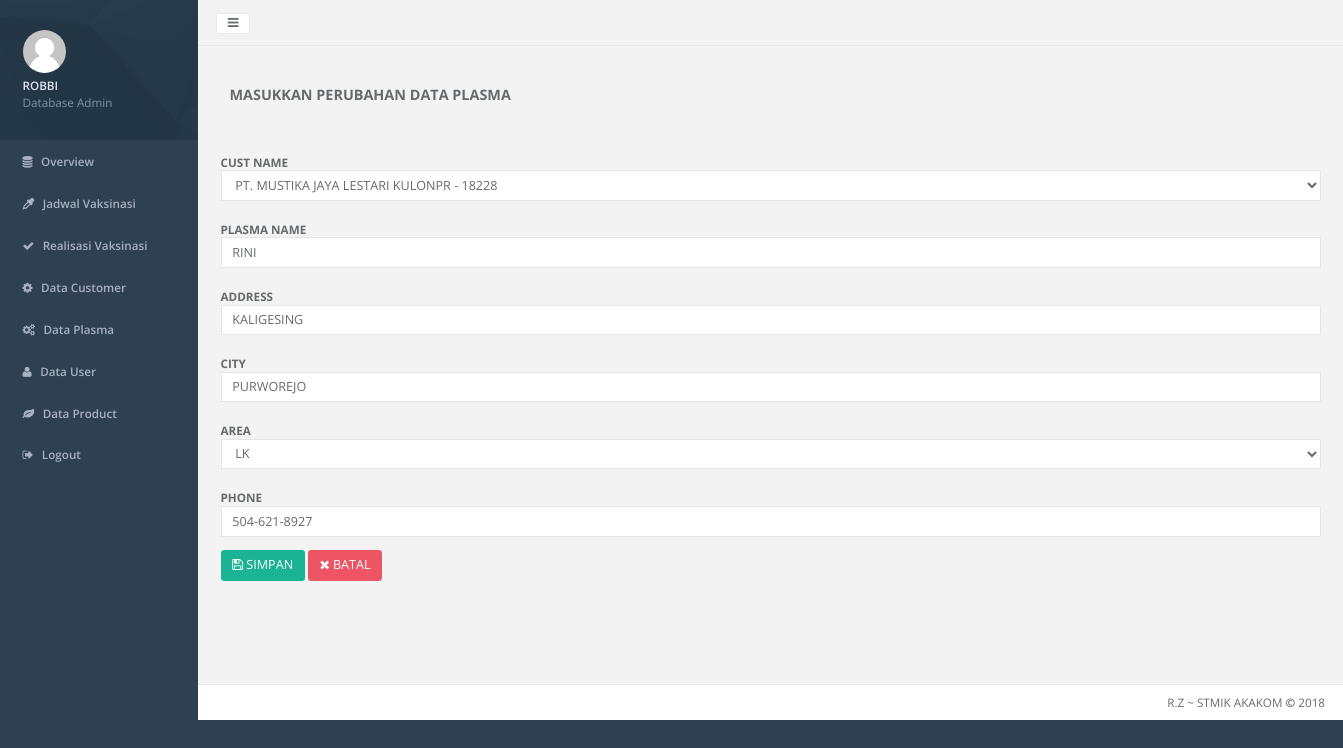
The page /_admin/home.php?hal=plasma-edit&plasmacode=111 (signed in) on the database its author committed.
### tables this page shows
CREATE TABLE IF NOT EXISTS `plasma` (
`plasmacode` int(8) NOT NULL,
  `custcode` varchar(5) NOT NULL,
  `plasmaname` varchar(32) NOT NULL,
  `address` varchar(128) NOT NULL,
  `city` varchar(32) NOT NULL,
  `area` enum('DK','LK') NOT NULL,
  `phone` varchar(16) NOT NULL
);

CREATE TABLE IF NOT EXISTS `customer` (
  `custcode` char(5) NOT NULL,
  `custname` varchar(32) NOT NULL,
  `category` enum('PS','Farm','KK','KL','KN') NOT NULL,
  `salesman` varchar(3) NOT NULL
);

### _admin/plasma-edit.php (the view, shortened to what this page needs)
<div class="wrapper wrapper-content animated fadeInRight">
    <h3><b>MASUKKAN PERUBAHAN DATA PLASMA</b></h3>
</div>
<?php
    $plasmacode = $_GET["plasmacode"];
    include "../koneksi.php";
    $sql = "select * from plasma,customer where plasma.custcode = customer.custcode and plasmacode ='$plasmacode'";
    $hasil = mysqli_query($kon,$sql);
    $data = mysqli_fetch_array($hasil);
    $plasmaname  = $data['plasmaname'];
    $address     = $data['address'];
    $phone       = $data['phone'];
    $custcode    = $data['custcode'];
    $custname    = $data['custname'];
    $city        = $data['city'];
    $area        = $data['area'];
?>
<form class="form-horizontal" action="plasma-simpan.php" method="post" enctype="multipart/form-data">
    <div class="form-group">
    <div class="col-sm-12">
        <label class="control-label" for="custname">CUST NAME</label>
        <div class="controls">
            <select class="form-control" name="custcode">
                <?php
                echo "<option selected value='" .$custcode."'>" . $custname." - ".$custcode. "</option>";
                ?>
            </select>
        </div>
    </div>
    </div>
    <div class="form-group">
    <div class="col-sm-12">
        <label class="control-label" for="plasmaname">PLASMA NAME</label>
        <div class="controls">
            <input class="form-control" type="text" name="plasmaname" value="<?php echo $plasmaname;?>">
        </div>
    </div>
    </div>
    <div class="form-group">
    <div class="col-sm-12">
        <label class="control-label" for="address">ADDRESS</label>
        <div class="controls">
            <input class="form-control" type="address" name="address" value="<?php echo $address;?>">
        </div>
    </div>
    </div>
    <div class="form-group">
    <div class="col-sm-12">
        <label class="control-label" for="city">CITY</label>
        <div class="controls">
            <input class="form-control" type="city" name="city" value="<?php echo $city;?>">
        </div>
    </div>
    </div>
    <div class="form-group">
    <div class="col-sm-12">
        <label class="control-label" for="area">AREA</label>
        <div class="controls">
            <select class="form-control" name="area">
              <option value="LK" <?php if ($area == "LK") echo "selected"; ?> >LK</option>
            </select>
        </div>
    </div>
    </div>
    <div class="form-group">
    <div class="col-sm-12">
        <label class="control-label" for="phone">PHONE</label>
        <div class="controls">
            <input class="form-control" type="text" name="phone" value="<?php echo $phone;?>">
        </div>
    </div>
    </div>
    <div class="form-group">
    <div class="col-sm-12 col-sm-10">
        <button type="submit" class="btn btn-primary"><i class="fa fa-floppy-o"></i>&nbsp;SIMPAN</button>
        <a class="btn btn-danger" href="home.php?hal=plasma-data"><i class="fa fa-times"></i>&nbsp;BATAL </a>
    </div>
    </div>
</form>

### rows shown on the page
plasma: custcode "PT. MUSTIKA JAYA LESTARI KULONPR - 18228", plasmaname "RINI", address "KALIGESING", city "PURWOREJO", area "LK", phone "504-621-8927"

### other values the page prints
substr($username, 0, 30) "ROBBI"
